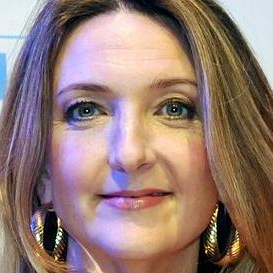
#> input picture data/crop/female_crop/female_1385.png, 273 x 273 px; its folder holds only this picture in this run
$ jupyter execute 'Data structuring.ipynb'   (shell and % lines are left out)
#> lines starting #> are read from the running program, lines starting #| are printed output that depends on the picture
[cell 1]
import numpy as np
import pandas as pd
import matplotlib.pyplot as plt
import cv2
from PIL import Image

from glob import glob

[cell 2]
female = glob('./crop/female_crop/*.png')
male = glob('./crop/male_crop/*.png')

[cell 3]
male

[cell 4]
path = female + male

[cell 5]
path

[cell 6]
path[::-1] #reverse order

[cell 7]
# function to get the size of the image
def getSize(path):
#> called with path = 'data/crop/female_crop/female_1385.png'
    img = Image.open(path)
#> img is the input picture: PIL image 273x273 RGB; mean R, G, B 149, 123.2, 115.7
    return img.size[0]

[cell 8]
getSize(path[0])

[cell 9]
#Create dataframe
df = pd.DataFrame(data=path, columns=['path'])
#> df = table of 1 rows and 1 columns
df.head() #display top 5 rows
#> Out = table of 1 rows and 1 columns

[cell 10]
df.shape
#> Out = (1, 1)

[cell 11]
df['size'] = df['path'].apply(getSize)
df.head()
#> Out = table of 1 rows and 2 columns

[cell 12]
df.tail()
#> Out = table of 1 rows and 2 columns

# Exploratory Data Analysis

[cell 13]
df.describe()
#> Out = table of 8 rows and 1 columns

[cell 14]
df['size'].plot(kind ='box')
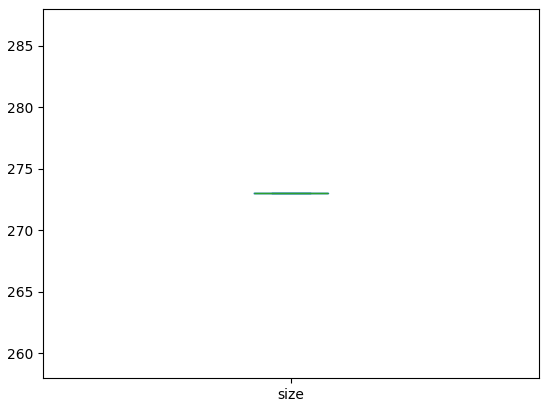
#> figure drawn by matplotlib, 1 panel

[cell 15]
plt.hist(df['size'], bins=30)
plt.show()
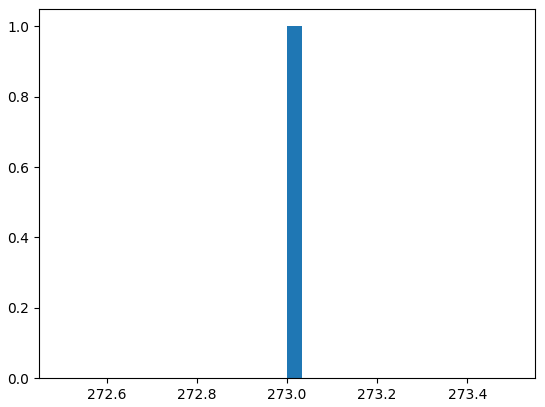
#> figure drawn by matplotlib, 1 panel; tallest bar 1 high, from x = 273 to 273

# So, based on my analysis
# 1. I am planning to remove all the images with size less than 60.
# 2. Resize all remaining images to 100 x 100

[cell 16]
df_new = df[df['size'] > 60]
#> df_new = table of 1 rows and 2 columns
df_new
#> Out = table of 1 rows and 2 columns

[cell 17]
string = df_new['path'][0]
def gender(string):
    try:
        return string.split('_')[0].split('/')[-1]
    except:
        return None

[cell 18]
df['gender'] = df['path'].apply(gender)

[cell 19]
df['gender'].value_counts()

[cell 20]
print(df['gender'].value_counts(normalize=True))
#| gender
#| female    1.0
#| Name: proportion, dtype: float64
df['gender'].value_counts(normalize=True).plot(kind='bar')
plt.show()
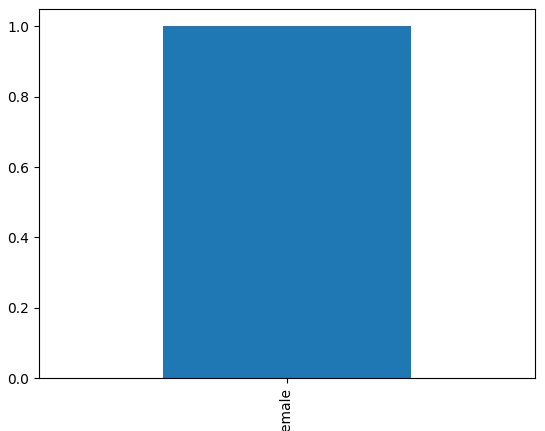
#> figure drawn by matplotlib, 1 panel

1. 60% Female
2. 40% male

# resizing all the images in df_new to 100*100 array

[cell 21]
def resize_img(path_to_resize):
#> called with path_to_resize = 'data/crop/female_crop/female_1385.png'
    try:
        #step:1 read image
        img = cv2.imread(path_to_resize)
#> img: shape (273, 273, 3)
        #step:2 convert into grayscale
        gray = cv2.cvtColor(img,cv2.COLOR_BGR2GRAY)
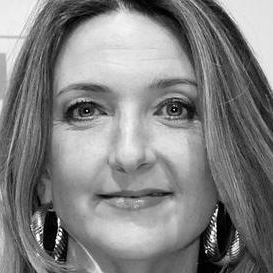
#> gray: shape (273, 273); min 0, max 253, mean 130.1
        #step:3 resize into 100 x 100 array
       # print('original image:',gray.shape )
        size = gray.shape[0]
        if size >= 100:
            gray_re = cv2.resize(gray,(100,100),cv2.INTER_AREA) #Shrink
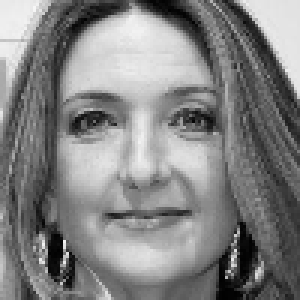
#> gray_re: shape (100, 100) (shown 3 times larger); min 1, max 246, mean 130
        else:
            gray_re = cv2.resize(gray,(100,100),cv2.INTER_CUBIC) #Enlarge
        #step:4 flatten image(1 x 10,000)
       # print('resized image:', gray_re.shape )
        return gray_re.flatten()
    except:
        return None

[cell 22]
resized = resize_img(path[0])
#> resized = 10000 values, max 246 at index 211, min 1 at index 356, mean 130
print('resized image:', resized.shape )
#| resized image: (10000,)

[cell 23]
df_new

[cell 24]
df_new['gender'] = df_new['path'].apply(gender)
df_new.head()

[cell 25]
#structuring fuction
df_new['structure_data'] = df_new['path'].apply(resize_img)

[cell 26]
df_new

[cell 27]
#copy and expand their columns
df1 = df_new['structure_data'].apply(pd.Series)

[cell 28]
df1

[cell 29]
df2 = pd.concat((df_new['gender'],df1),axis=1)

[cell 30]
df2.head()

[cell 31]
plt.imshow(df2.loc[0][1:].values.reshape(100,100).astype('int'),cmap='gray')
plt.title("Label: "+df2.loc[0]['gender'])
plt.show()
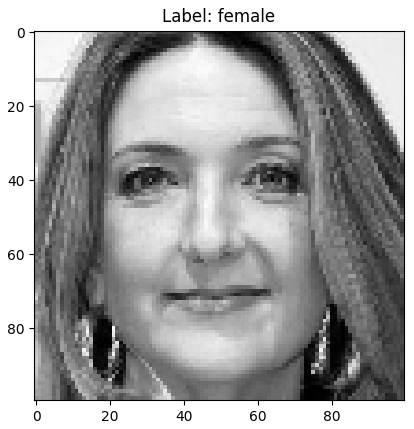
#> figure drawn by matplotlib, 1 panel

$ run again, on data/crop/female_crop/female_5687.png
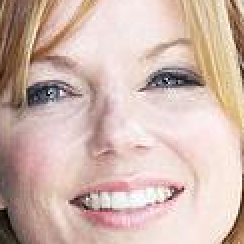
#> input picture data/crop/female_crop/female_5687.png, 122 x 122 px (shown 2 times larger)
#> in getSize, img is the input picture: PIL image 122x122 RGB; mean R, G, B 208.8, 183.3, 173.9
#| gender
#| female    1.0
#| Name: proportion, dtype: float64
#> img: shape (122, 122, 3)
#> in resize_img, `gray_re = cv2.resize(gray,(100,100),cv2.INTER_AREA)`:
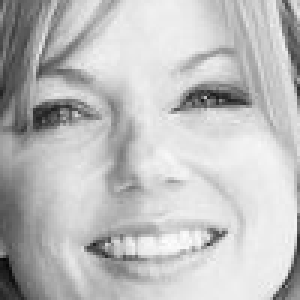
#> gray_re: shape (100, 100) (shown 3 times larger); min 6, max 253, mean 189.7
#> resized = 10000 values, max 253 at index 8156, min 6 at index 8601, mean 189.7
#| resized image: (10000,)
#> `plt.show()`:
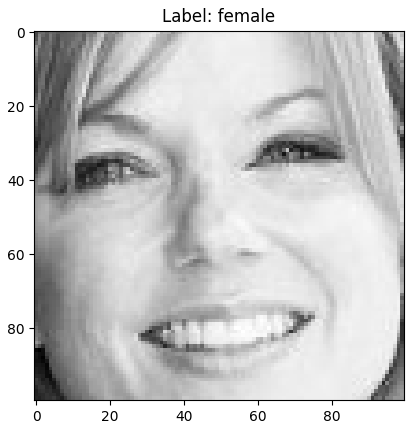
#> figure drawn by matplotlib, 1 panel

$ run again, on data/crop/female_crop/female_5740.png
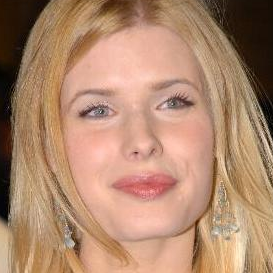
#> input picture data/crop/female_crop/female_5740.png, 273 x 273 px
#> in getSize, img is the input picture: PIL image 273x273 RGB; mean R, G, B 176, 136.2, 109.8
#| gender
#| female    1.0
#| Name: proportion, dtype: float64
#> img: shape (273, 273, 3)
#> in resize_img, `gray_re = cv2.resize(gray,(100,100),cv2.INTER_AREA)`:
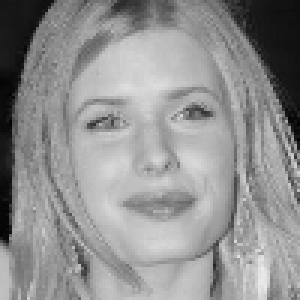
#> gray_re: shape (100, 100) (shown 3 times larger); min 1, max 236, mean 144.9
#> resized = 10000 values, max 236 at index 8987, min 1 at index 3103, mean 144.9
#| resized image: (10000,)
#> `plt.show()`:
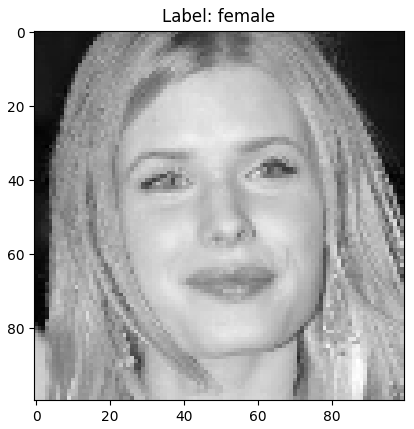
#> figure drawn by matplotlib, 1 panel

$ run again, on data/crop/female_crop/female_6494.png
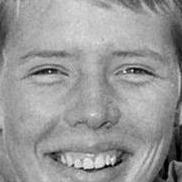
#> input picture data/crop/female_crop/female_6494.png, 182 x 182 px
#> in getSize, img is the input picture: PIL image 182x182 RGB; min 0, max 255, mean 152.3
#| gender
#| female    1.0
#| Name: proportion, dtype: float64
#> in resize_img, `gray_re = cv2.resize(gray,(100,100),cv2.INTER_AREA)`:
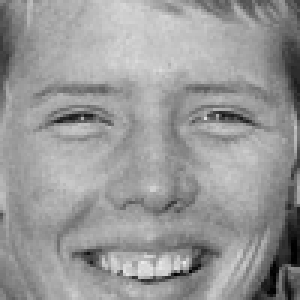
#> gray_re: shape (100, 100) (shown 3 times larger); min 0, max 234, mean 152.2
#> resized = 10000 values, max 234 at index 8747, min 0 at index 8598, mean 152.2
#| resized image: (10000,)
#> `plt.show()`:
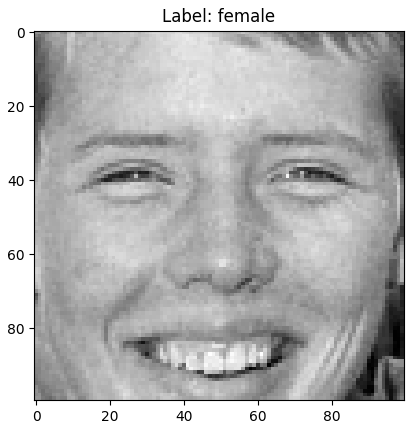
#> figure drawn by matplotlib, 1 panel
